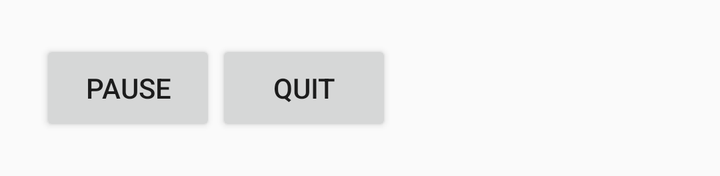
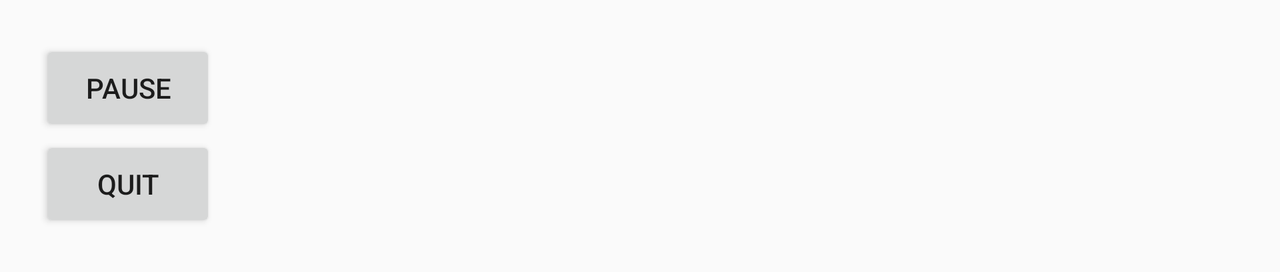

First picture: res/layout/ on a phone held upright. Second picture: the repository's own variant of that layout, on a device whose configuration matches the variant's folder. Source for both follows.
<!-- AndroidManifest.xml: application theme AppTheme -->
<!-- res/layout/fragment_wordgame_control.xml -->
<LinearLayout
    xmlns:android="http://schemas.android.com/apk/res/android"
    xmlns:tools="http://schemas.android.com/tools"
    android:layout_width="wrap_content"
    android:layout_height="wrap_content"
    android:orientation="horizontal"
    android:padding="@dimen/control_padding"
    tools:context=".wordgame.GameActivity"
    android:weightSum="1">

    <Button
        android:id="@+id/wg_button_pause"
        android:layout_width="wrap_content"
        android:layout_height="wrap_content"
        android:elevation="@dimen/elevation_low"
        android:text="Pause" />

    <Button
        android:id="@+id/wg_button_quit"
        android:layout_width="wrap_content"
        android:layout_height="wrap_content"
        android:elevation="@dimen/elevation_low"
        android:text="Quit"
        />
</LinearLayout>
<!-- resources referenced by this layout -->
<resources>
  <dimen name="control_padding">20dp</dimen>
  <dimen name="elevation_low">4dp</dimen>
  <style name="AppTheme" parent="Theme.AppCompat.DayNight.DarkActionBar">
          
          <item name="colorPrimary">@color/colorPrimary</item>
          <item name="colorPrimaryDark">@color/colorPrimaryDark</item>
          <item name="colorAccent">@color/colorAccent</item>
      </style>
  <color name="colorPrimary">#7B7B7B</color>
  <color name="colorPrimaryDark">#000000</color>
  <color name="colorAccent">#FF4081</color>
</resources>
<!-- res/layout-land/fragment_wordgame_control.xml (the repository's variant of the layout above) -->
<!-- drawn on the phone turned sideways -->
<?xml version="1.0" encoding="utf-8"?>
<LinearLayout
    xmlns:android="http://schemas.android.com/apk/res/android"
    xmlns:tools="http://schemas.android.com/tools"
    android:layout_width="wrap_content"
    android:layout_height="wrap_content"
    android:orientation="vertical"
    android:padding="@dimen/control_padding"
    tools:context=".wordgame.GameActivity"
    android:weightSum="1">

    <Button
        android:id="@+id/wg_button_pause"
        android:layout_width="match_parent"
        android:layout_height="wrap_content"
        android:elevation="@dimen/elevation_low"
        android:text="Pause" />

    <Button
        android:id="@+id/wg_button_quit"
        android:layout_width="match_parent"
        android:layout_height="wrap_content"
        android:elevation="@dimen/elevation_low"
        android:text="Quit" />
</LinearLayout>
